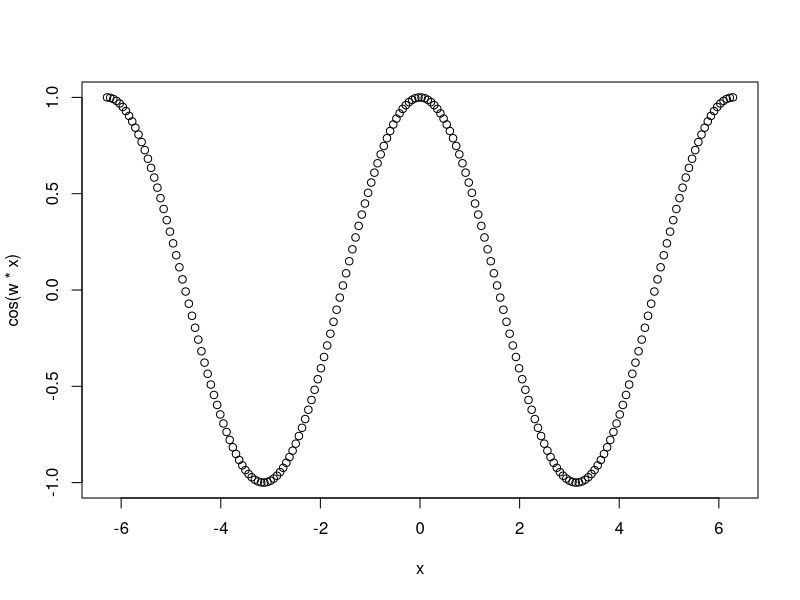
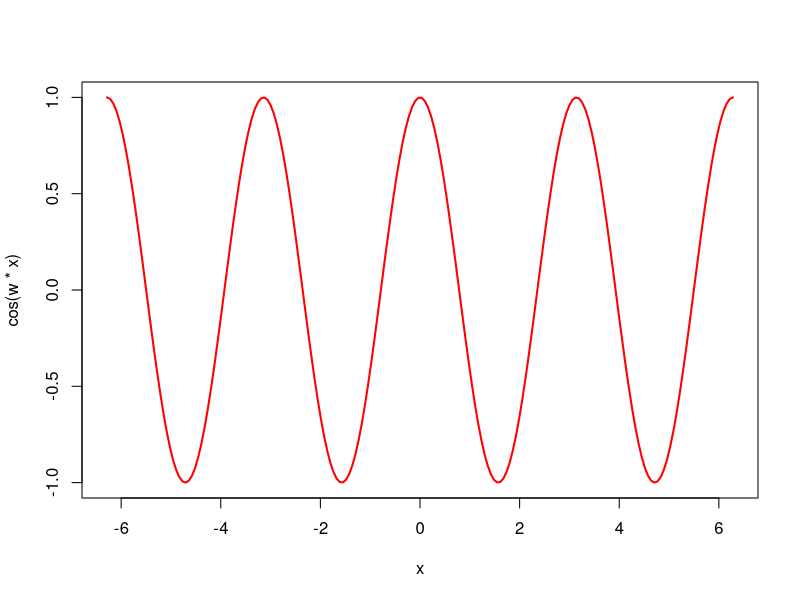
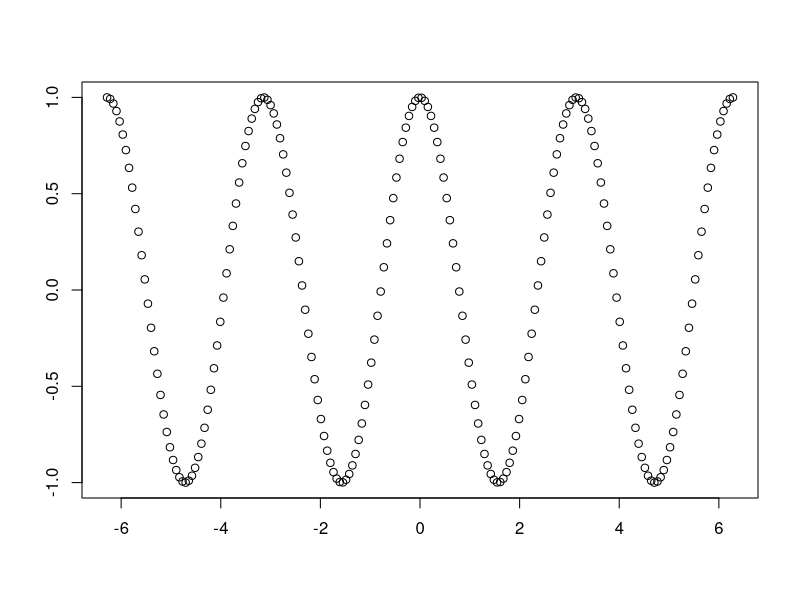

Generate these figures, in order, with R: (Note: this script raises an error after producing the figures.)
#                          Club de lectura
#                       Sesion 1 - Capitulo 19
#            "R for Data Science" de Hadley Wickham y Garrett Grolemund
#Organiza: R-Ladies Galapagos, R-Ladies Barranquilla, R-Ladies Milagro, R-Ladies Guayaquil
#            Expositora: Isabel Vasquez Alvarez (R-Ladies Barranquilla)


#----Ejemplo función----

#Construya una función llamada salario que le ingrese el salario 
#por hora y el número de horas trabajadas durante una semana por 
#un trabajador. La función debe calcular el salario neto semanal.

salario<-function(sporhoras,horas){
  
  sal<- sporhoras*horas
  return(paste0("El salario neto es: $",sal))
}

tabla_salarios<- data.frame(Id=1:10,horas= trunc(runif(10,10,48)))

salario2<-function(datos){
  datos[,NCOL(datos)+1]<- 120*datos$horas
  return(datos)
}

salario2(tabla_salarios)

#----Ejemplo condicional----

#Construya una función llamada salario que le ingrese el salario 
#por hora y el número de horas trabajadas durante una semana por 
#un trabajador. La función debe calcular el salario neto semanal, 
#teniendo en cuenta que si el número de horas trabajadas durante 
#la semana es mayor de 48, esas horas de demás se consideran horas 
#extras y tienen un 35% de recargo. Imprima el salario neto.

tabla_salarios<- data.frame(Id=1:10,horas= trunc(runif(10,10,55)))

salario2<-function(datos){
  for (i in 1:NROW(datos)) {
    if (datos[i,2]<48){datos[i,3]<- 120*datos[i,2]
    }
    else{datos[i,3]<- 120*48+ 120*1.35*(datos[i,2]-48)
    } 
   
    }
  
  return(datos)
}
salario2(tabla_salarios)

###Condicional consola

encuesta <- function() {
  r <- readline("¿Te gusta R? (s/n) : ")
  if ( r == "s" || r == "S") {
    cat("¡Estaba seguro de eso!\n")
    return(invisible(0))
  } else {
    cat("¿Estás seguro/a? Creo que te has equivocado al responder.\nVuelve a intentarlo.\n\n")
    encuesta()
  }
}

#Construya una función llamada nota que calcule la nota obtenida 
#por un alumno en una evaluación de tres puntos cuya ponderación o 
#importancia son 20%, 30% y 50% para los puntos I, II y III 
#respectivamente. Adicionalmente la función debe generar un mensaje 
#sobre si el estudiante aprobó la evaluación o no. El usuario debe 
#ingresar las notas individuales de los tres puntos y la función debe 
#entregar la nota final de la evaluación.

nota<- function(p1,p2,p3){
  nota<- p1*0.2+p2*0.3+p3*0.5
  msj<-readline("El estudiante ha obtenidos bonos para la calificación (s/n): ")
if(msj == "s" || msj== "S"){
  msj2<- readline("digite el valor del bono: ")
  bono <- as.numeric(msj2)
  nota<- (p1*0.2+p2*0.3+p3*0.5)+bono
  if(nota< 3){
    return(paste0("El estudiante reprobó con ",nota))
  }
  else{
    return(paste0("El estudiante aprobó con ",nota))
  }
 
}
  else{
    if(nota< 3){
      return(paste0("El estudiante reprobó con ",nota))
    }
    else{
      return(paste0("El estudiante aprobó con ",nota))
    }
  }
  
}

nota(4.3,2,2)


#### argumentos adicionales ...

coseno <- function(w, ...) {
  x <- seq(-2 * pi, 2 * pi, length = 200)
  plot(x, cos(w * x), ...)
}

coseno(1)
coseno(w = 2, col = "red", type = "l", lwd = 2)

coseno(w = 2, ylab = "", xlab="")


datos<- read.csv("encuestas.csv", sep = ";")

graf_frecuencias<- function(dataset,columna,...){
library(ggplot2)
variable<-  dataset[,columna]
dat<-data.frame(table(variable))
ggplot(dat,aes( x = variable, y= Freq, fill= variable))+
  geom_bar(position="dodge", stat="identity")+
  theme_classic() +
  labs(x = "Valoración",
       y = "Frecuencia")+
  geom_text(aes(label = paste0(dat[,2]) , y = dat[,2]),
            vjust = 1.2, size = 5, color = "white" )+
  theme(...)
}

graf_frecuencias(datos,1,legend.position="none")
graf1<-graf_frecuencias(datos,1,legend.position="none")

#### Valores de entorno

sporhora<- 120

salario2<-function(datos){
  
  datos[,NCOL(datos)+1]<- sporhora*datos$horas
  return(datos)
}

salario2(tabla_salarios)








